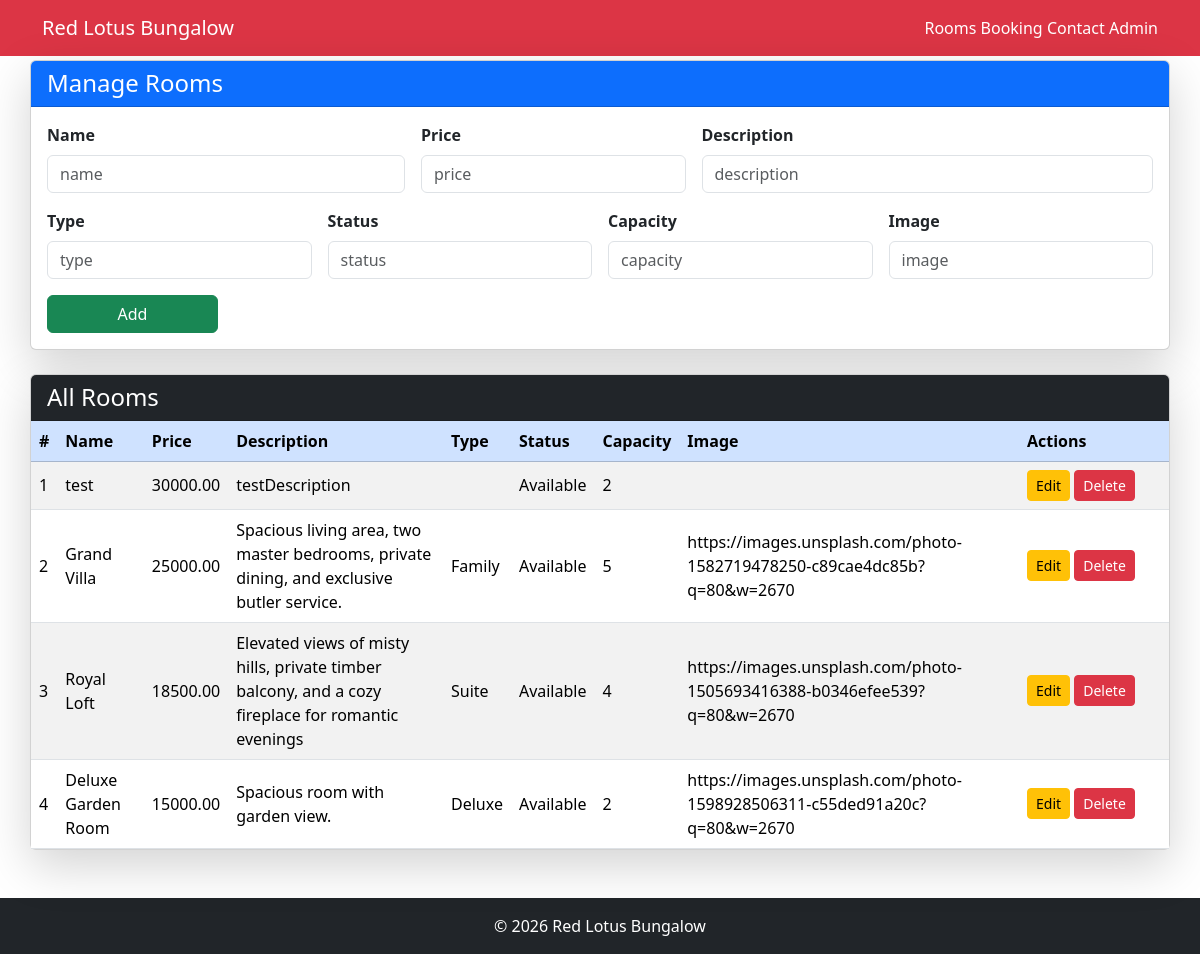
The app's page /admin/manage_rooms.php with its own data.
### tables this page shows
CREATE TABLE `rooms` (
  `id` int(11) NOT NULL,
  `name` varchar(100) NOT NULL,
  `type` varchar(50) DEFAULT NULL,
  `price` decimal(10,2) NOT NULL,
  `capacity` int(11) DEFAULT 2,
  `description` text DEFAULT NULL,
  `image` varchar(255) DEFAULT NULL,
  `status` varchar(20) DEFAULT 'Available',
  `created_at` timestamp NOT NULL DEFAULT current_timestamp()
);

### admin/manage_rooms.php (the view, shortened to what this page needs)
<?php
include '../includes/header.php';
include '../includes/navbar.php';
require '../config/database.php';
$editRoom = null;
$rooms = $pdo->query("SELECT * FROM rooms ORDER BY id DESC")->fetchAll();
?>
<div class="container my-1 px-0">
    <div class="card shadow-lg mb-4">
        <div class="card-header bg-primary text-white">
            <h4 class="mb-0"><?= $editRoom ? 'Edit Room' : 'Manage Rooms' ?></h4>
        </div>
        <div class="card-body">
            <form method="POST" class="row g-3">
                <div class="col-md-4">
                    <label class="form-label"><b>Name</b></label>
                    <input type="text" name="name" placeholder="name" class="form-control"
                        value="<?= $editRoom['name'] ?? '' ?>" required>
                </div>
                <div class="col-md-3">
                    <label class="form-label"><b>Price</b></label>
                    <input type="text" name="price" placeholder="price" class="form-control"
                        value="<?= $editRoom['price'] ?? '' ?>" required>
                </div>
                <div class="col-md-5">
                    <label class="form-label"><b>Description</b></label>
                    <input type="text" name="description" placeholder="description" class="form-control"
                        value="<?= $editRoom['description'] ?? '' ?>" required>
                </div>
                <div class="col-md-3">
                    <label class="form-label"><b>Type</b></label>
                    <input type="text" name="type" placeholder="type" class="form-control"
                        value="<?= $editRoom['type'] ?? '' ?>" required>
                </div>
                <div class="col-md-3">
                    <label class="form-label"><b>Status</b></label>
                    <input type="text" name="status" placeholder="status" class="form-control"
                        value="<?= $editRoom['status'] ?? '' ?>" required>
                </div>
                <div class="col-md-3">
                    <label class="form-label"><b>Capacity</b></label>
                    <input type="text" name="capacity" placeholder="capacity" class="form-control"
                        value="<?= $editRoom['capacity'] ?? '' ?>" required>
                </div>
                <div class="col-md-3">
                    <label class="form-label"><b>Image</b></label>
                    <input type="text" name="image" placeholder="image" class="form-control"
                        value="<?= $editRoom['image'] ?? '' ?>" required>
                </div>
                <div class="col-md-2">
                    <?php if ($editRoom): ?>
                        <div class="d-flex gap-2">
                            <button class="btn btn-warning flex-fill" name="update">
                                Update
                            </button>
                            <a href="<?= $_SERVER['PHP_SELF'] ?>"
                                class="btn btn-secondary flex-fill">
                                Cancel
                            </a>
                        </div>
                    <?php else: ?>
                        <button class="btn btn-success w-100" name="add">Add</button>
                    <?php endif; ?>
                </div>
            </form>
        </div>
    </div>
    <div class="card shadow-lg">
        <div class="card-header bg-dark text-white">
            <h4 class="mb-0">All Rooms</h4>
        </div>
        <div class="table-responsive">
            <div class="table-responsive">
                <table class="table table-striped table-hover align-middle mb-0">
                    <thead class="table-primary">
                        <tr>
                            <th>#</th>
                            <th>Name</th>
                            <th>Price</th>
                            <th>Description</th>
                            <th>Type</th>
                            <th>Status</th>
                            <th>Capacity</th>
                            <th>Image</th>
                            <th width="150">Actions</th>
                        </tr>
                    </thead>
                    <tbody>
                        <?php foreach ($rooms as $index => $room): ?>
                            <tr>
                                <td><?= $index + 1 ?></td>
                                <td><?= htmlspecialchars($room['name']) ?></td>
                                <td><?= htmlspecialchars($room['price']) ?></td>
                                <td><?= htmlspecialchars($room['description']) ?></td>
                                <td><?= htmlspecialchars($room['type']) ?></td>
                                <td><?= htmlspecialchars($room['status']) ?></td>
                                <td><?= htmlspecialchars($room['capacity']) ?></td>
                                <td><?= htmlspecialchars($room['image']) ?></td>
                                <td>
                                    <a href="?edit=<?= $room['id'] ?>"
                                        class="btn btn-sm btn-warning">Edit</a>
                                    <a href="?delete=<?= $room['id'] ?>"
                                        class="btn btn-sm btn-danger"
                                        onclick="return confirm('Delete this room?')">
                                        Delete
                                    </a>
                                </td>
                            </tr>
                        <?php endforeach; ?>
                    </tbody>
                </table>
            </div>
        </div>
    </div>
</div>
<?php include '../includes/footer.php'; ?>

### records on screen
rooms: name "test", price "30000.00", description "testDescription", status "Available", capacity "2"
rooms: name "Grand Villa", price "25000.00", description "Spacious living area, two master bedrooms, private dining, and exclusive butler service.", type "Family", status "Available", capacity "5", image "https://images.unsplash.com/photo-1582719478250-c89cae4dc85b?q=80&w=2670"
rooms: name "Royal Loft", price "18500.00", description "Elevated views of misty hills, private timber balcony, and a cozy fireplace for romantic evenings", type "Suite", status "Available", capacity "4", image "https://images.unsplash.com/photo-1505693416388-b0346efee539?q=80&w=2670"
rooms: name "Deluxe Garden Room", price "15000.00", description "Spacious room with garden view.", type "Deluxe", status "Available", capacity "2", image "https://images.unsplash.com/photo-1598928506311-c55ded91a20c?q=80&w=2670"
